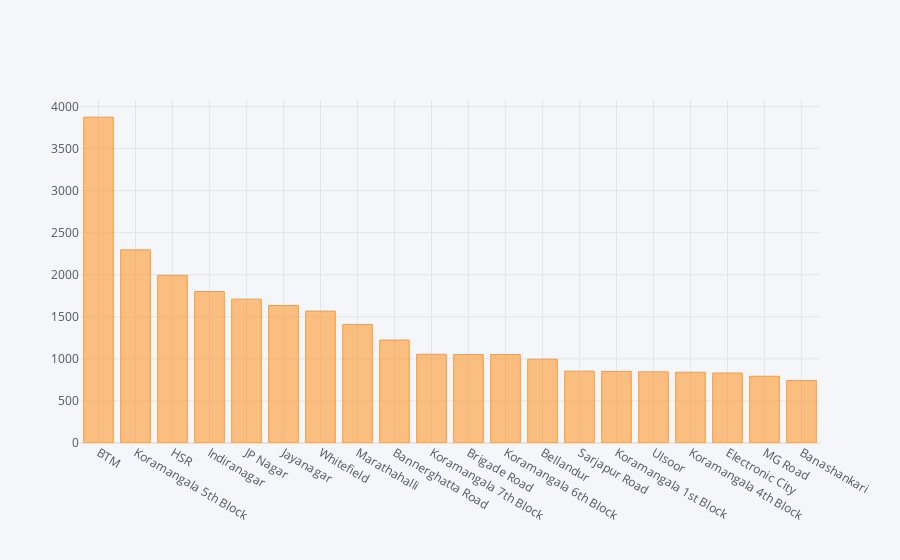

Here is the notebook cell this chart was saved with:
### Code cell
df["location"].value_counts().head(20).iplot(kind="bar")

### Figure 1 — Plotly figure (JSON) as saved in the notebook; plotly's stock layout.template omitted (floating-point values rounded to 4 significant figures)
{"data": [{"marker": {"color": "rgba(255, 153, 51, 0.6)", "line": {"color": "rgba(255, 153, 51, 1.0)", "width": 1}}, "name": "location", "orientation": "v", "text": "", "type": "bar", "x": ["BTM", "Koramangala 5th Block", "HSR", "Indiranagar", "JP Nagar", "Jayanagar", "Whitefield", "Marathahalli", "Bannerghatta Road", "Koramangala 7th Block", "Brigade Road", "Koramangala 6th Block", "Bellandur", "Sarjapur Road", "Koramangala 1st Block", "Ulsoor", "Koramangala 4th Block", "Electronic City", "MG Road", "Banashankari"], "y": [3873, 2296, 1993, 1800, 1710, 1634, 1568, 1410, 1224, 1055, 1052, 1052, 996, 854, 851, 846, 841, 832, 793, 744]}], "layout": {"legend": {"bgcolor": "#F5F6F9", "font": {"color": "#4D5663"}}, "paper_bgcolor": "#F5F6F9", "plot_bgcolor": "#F5F6F9", "title": {"font": {"color": "#4D5663"}}, "xaxis": {"gridcolor": "#E1E5ED", "showgrid": true, "tickfont": {"color": "#4D5663"}, "title": {"font": {"color": "#4D5663"}, "text": ""}, "zerolinecolor": "#E1E5ED"}, "yaxis": {"gridcolor": "#E1E5ED", "showgrid": true, "tickfont": {"color": "#4D5663"}, "title": {"font": {"color": "#4D5663"}, "text": ""}, "zerolinecolor": "#E1E5ED"}}}
